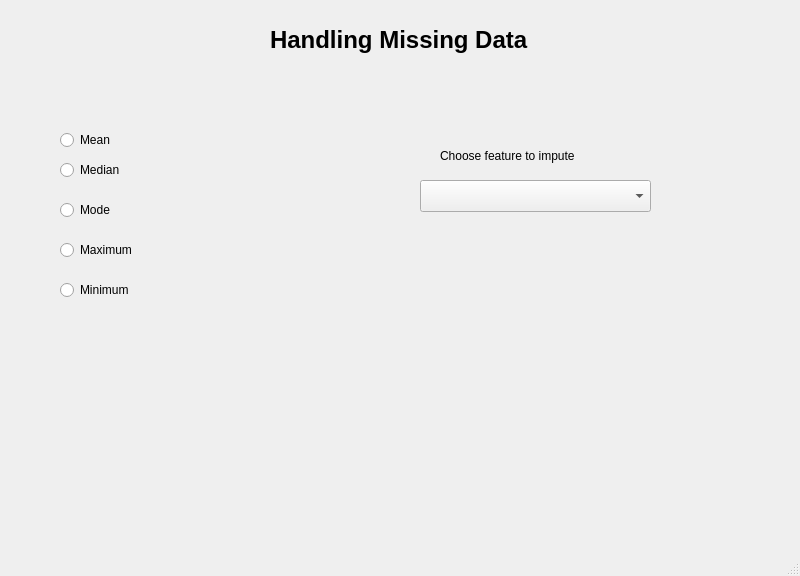
<?xml version="1.0" encoding="UTF-8"?>
<ui version="4.0">
 <class>MainWindow</class>
 <widget class="QMainWindow" name="MainWindow">
  <property name="geometry">
   <rect>
    <x>0</x>
    <y>0</y>
    <width>800</width>
    <height>576</height>
   </rect>
  </property>
  <property name="windowTitle">
   <string>MainWindow</string>
  </property>
  <widget class="QWidget" name="centralwidget">
   <widget class="QRadioButton" name="radioButton">
    <property name="geometry">
     <rect>
      <x>60</x>
      <y>130</y>
      <width>101</width>
      <height>20</height>
     </rect>
    </property>
    <property name="text">
     <string>Mean</string>
    </property>
   </widget>
   <widget class="QRadioButton" name="radioButton_2">
    <property name="geometry">
     <rect>
      <x>60</x>
      <y>160</y>
      <width>101</width>
      <height>20</height>
     </rect>
    </property>
    <property name="text">
     <string>Median</string>
    </property>
   </widget>
   <widget class="QRadioButton" name="radioButton_3">
    <property name="geometry">
     <rect>
      <x>60</x>
      <y>200</y>
      <width>101</width>
      <height>20</height>
     </rect>
    </property>
    <property name="text">
     <string>Mode</string>
    </property>
   </widget>
   <widget class="QRadioButton" name="radioButton_4">
    <property name="geometry">
     <rect>
      <x>60</x>
      <y>240</y>
      <width>101</width>
      <height>20</height>
     </rect>
    </property>
    <property name="text">
     <string>Maximum</string>
    </property>
   </widget>
   <widget class="QRadioButton" name="radioButton_5">
    <property name="geometry">
     <rect>
      <x>60</x>
      <y>280</y>
      <width>101</width>
      <height>20</height>
     </rect>
    </property>
    <property name="text">
     <string>Minimum</string>
    </property>
   </widget>
   <widget class="QComboBox" name="comboBox">
    <property name="geometry">
     <rect>
      <x>420</x>
      <y>180</y>
      <width>231</width>
      <height>32</height>
     </rect>
    </property>
   </widget>
   <widget class="QLabel" name="label">
    <property name="geometry">
     <rect>
      <x>270</x>
      <y>20</y>
      <width>261</width>
      <height>41</height>
     </rect>
    </property>
    <property name="text">
     <string>&lt;html&gt;&lt;head/&gt;&lt;body&gt;&lt;p&gt;&lt;span style=&quot; font-size:18pt; font-weight:600;&quot;&gt;Handling Missing Data&lt;/span&gt;&lt;/p&gt;&lt;/body&gt;&lt;/html&gt;</string>
    </property>
   </widget>
   <widget class="QLabel" name="label_2">
    <property name="geometry">
     <rect>
      <x>440</x>
      <y>145</y>
      <width>161</width>
      <height>21</height>
     </rect>
    </property>
    <property name="text">
     <string>Choose feature to impute</string>
    </property>
   </widget>
  </widget>
  <widget class="QStatusBar" name="statusbar"/>
 </widget>
 <resources/>
 <connections/>
</ui>
